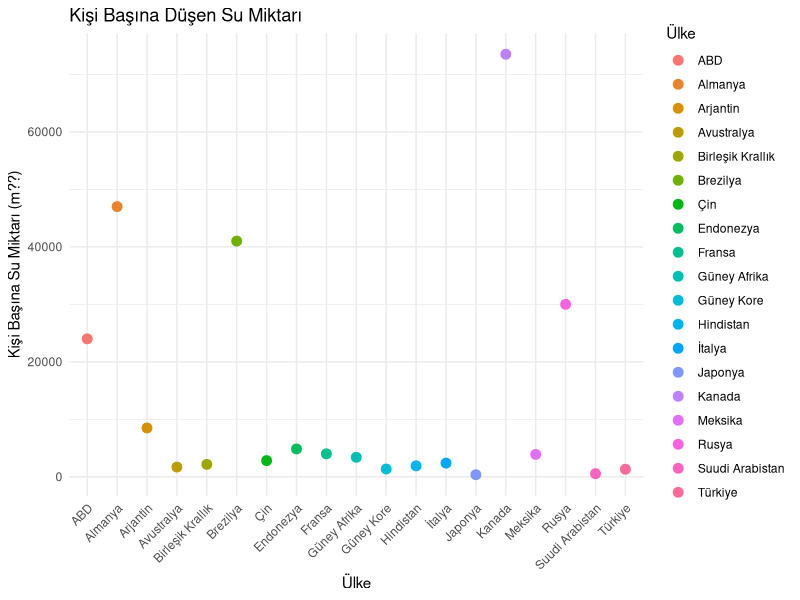

Recreate this plot in R.

library(ggplot2)
library(readxl)
Sys.setlocale("LC_ALL", "Turkish")

su_tuketimi <- read_excel("kisibasinadusensumiktari.xlsx")


ggplot(su_tuketimi, aes(x = Ulke, y = Kisibasinadusensumiktari, color = Ulke)) +
  geom_point(size = 3) +  
  theme_minimal() +
  labs(title = "Kişi Başına Düşen Su Miktarı",
       x = "Ülke",
       y = "Kişi Başına Su Miktarı (m??)",
       color = "Ülke") +  
  theme(axis.text.x = element_text(angle = 45, hjust = 1))